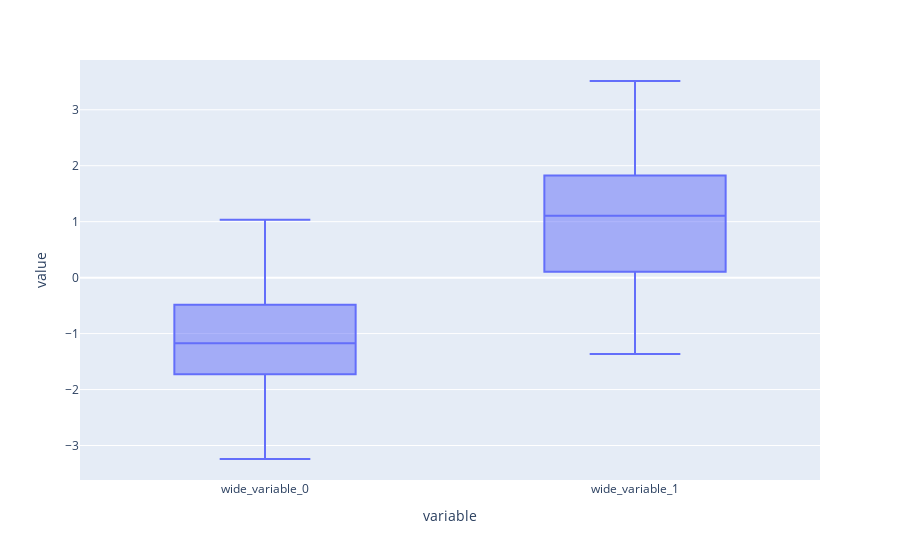

Source (notebook cell):
### Code cell
fig = px.box(
    y=[y0, y1]
)
fig.show()

### Figure 1 — Plotly figure (JSON) as saved in the notebook; plotly's stock layout.template omitted (floating-point values rounded to 4 significant figures)
{"data": [{"alignmentgroup": "True", "hovertemplate": "variable=%{x}<br>value=%{y}<extra></extra>", "legendgroup": "", "marker": {"color": "#636efa"}, "name": "", "notched": false, "offsetgroup": "", "orientation": "v", "showlegend": false, "type": "box", "x": ["wide_variable_0", "wide_variable_0", "wide_variable_0", "wide_variable_0", "wide_variable_0", "wide_variable_0", "wide_variable_0", "wide_variable_0", "wide_variable_0", "wide_variable_0", "wide_variable_0", "wide_variable_0", "wide_variable_0", "wide_variable_0", "wide_variable_0", "wide_variable_0", "wide_variable_0", "wide_variable_0", "wide_variable_0", "wide_variable_0", "wide_variable_0", "wide_variable_0", "wide_variable_0", "wide_variable_0", "wide_variable_0", "wide_variable_0", "wide_variable_0", "wide_variable_0", "wide_variable_0", "wide_variable_0", "wide_variable_0", "wide_variable_0", "wide_variable_0", "wide_variable_0", "wide_variable_0", "wide_variable_0", "wide_variable_0", "wide_variable_0", "wide_variable_0", "wide_variable_0", "wide_variable_0", "wide_variable_0", "wide_variable_0", "wide_variable_0", "wide_variable_0", "wide_variable_0", "wide_variable_0", "wide_variable_0", "wide_variable_0", "wide_variable_0", "wide_variable_1", "wide_variable_1", "wide_variable_1", "wide_variable_1", "wide_variable_1", "wide_variable_1", "wide_variable_1", "wide_variable_1", "wide_variable_1", "wide_variable_1", "wide_variable_1", "wide_variable_1", "wide_variable_1", "wide_variable_1", "wide_variable_1", "wide_variable_1", "wide_variable_1", "wide_variable_1", "wide_variable_1", "wide_variable_1", "wide_variable_1", "wide_variable_1", "wide_variable_1", "wide_variable_1", "wide_variable_1", "wide_variable_1", "wide_variable_1", "wide_variable_1", "wide_variable_1", "wide_variable_1", "wide_variable_1", "wide_variable_1", "wide_variable_1", "wide_variable_1", "wide_variable_1", "wide_variable_1", "wide_variable_1", "wide_variable_1", "wide_variable_1", "wide_variable_1", "wide_variable_1", "wide_variable_1", "wide_variable_1", "wide_variable_1", "wide_variable_1", "wide_variable_1", "wide_variable_1", "wide_variable_1", "wide_variable_1", "wide_variable_1"], "x0": " ", "xaxis": "x", "y": [-1.479, -1.546, -0.06393, -0.7903, -1.546, -2.002, -0.3556, -0.9745, -2.05, -0.3446, -1.774, -0.3714, -1.476, -0.5722, -1.365, -2.662, -0.9677, -1.221, -2.327, 0.3829, -0.6006, -1.04, 1.035, -0.1429, -0.2366, -1.398, -0.6234, -1.932, -0.2542, -0.4841, -2.06, -1.21, -1.638, -0.1828, -0.2094, -1.133, -0.5445, -1.91, -0.6802, -1.826, -1.994, -1.728, -0.7308, -0.7146, -2.794, -1.624, -1.717, -1.475, -3.241, -0.4271, 1.353, 1.429, 1.103, 1.023, -0.04168, 0.1564, 1.957, -0.4195, 1.744, 3.514, 1.523, -0.1307, 1.948, 3.022, 1.091, -0.7889, -0.3077, 0.0353, 2.099, 1.826, 2.869, -0.4192, 0.9145, 1.182, 0.4263, 2.579, -1.363, 0.1541, 1.318, 3.173, 1.308, 1.412, 1.109, 1.732, 1.466, 0.5077, 0.1883, 2.228, 1.178, 1.908, -0.07153, 3.139, 2.123, -0.06539, -0.349, -0.3203, 0.8926, 0.67, 0.4622, 0.1046], "y0": " ", "yaxis": "y"}], "layout": {"boxmode": "group", "legend": {"tracegroupgap": 0}, "margin": {"t": 60}, "xaxis": {"anchor": "y", "domain": [0, 1], "title": {"text": "variable"}}, "yaxis": {"anchor": "x", "domain": [0, 1], "title": {"text": "value"}}}}
